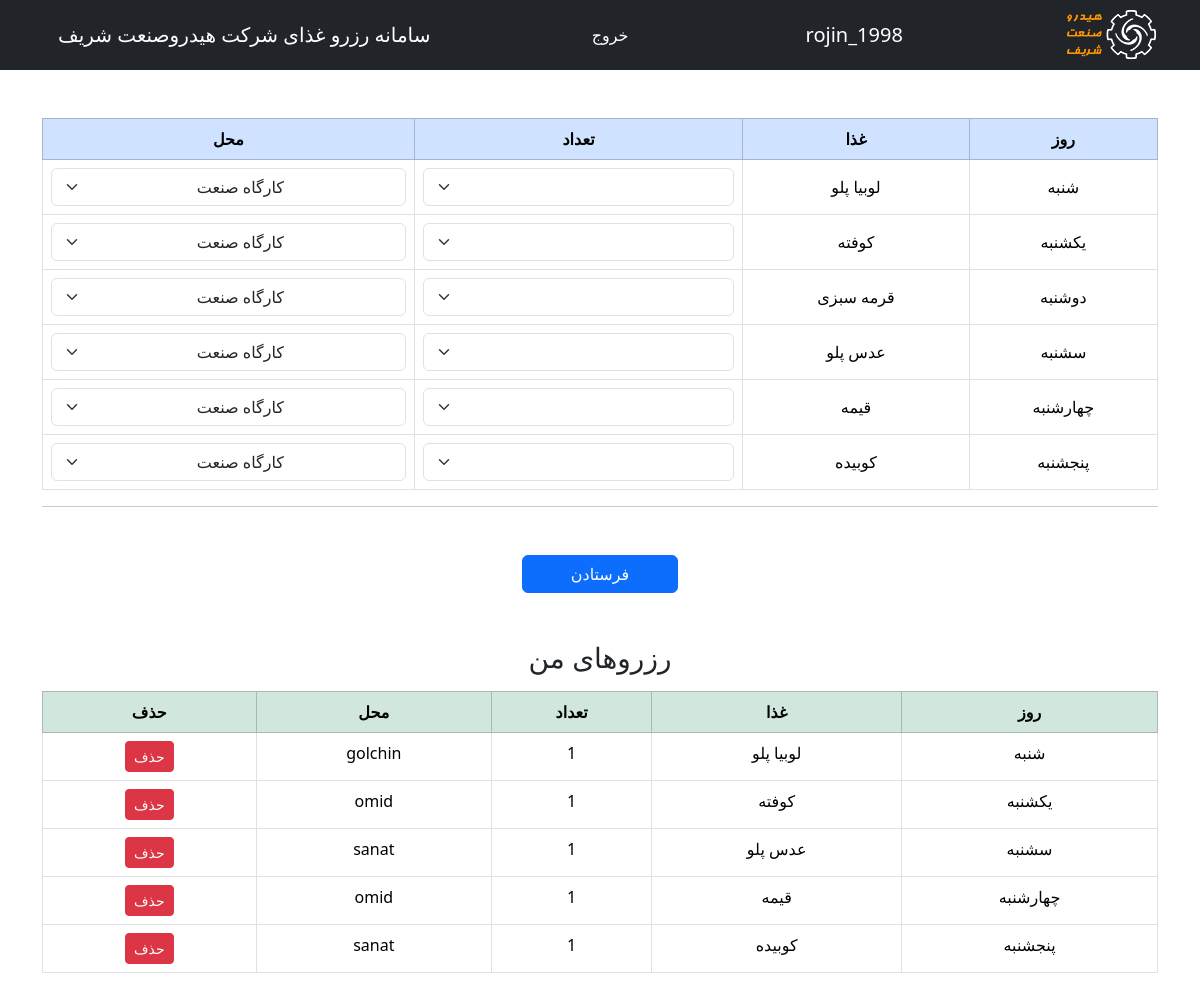
The page /account/reserve/ (signed in) on the database its author committed.
### accounts/models.py (models this page shows, shortened)
class Foodlist(models.Model):
    food=models.CharField(max_length=30)
    day=models.CharField(max_length=20)
    reservedate=models.DateField()

class Reservation(models.Model):
    user=models.ForeignKey(User,on_delete=models.CASCADE)
    day=models.CharField(max_length=30)
    food=models.CharField(max_length=40)
    quantity=models.IntegerField()
    location=models.CharField(max_length=40)
    def __str__(self):
        return f'{self.user}'

### accounts/views.py (the view, shortened to what this page needs)
# urls.py: path('reserve/',views.reserve_view, name='reserve'),
@login_required
def reserve_view(request):
    food_list = Foodlist.objects.all()
    reservations = Reservation.objects.filter(user=request.user)
    print(reservations)
    res_dict = {(r.day, r.food): r for r in reservations}
    print(res_dict)
    return render(
        request,
        'accounts/reserve_view.html',
        {'reservations': reservations ,'food_list': food_list}
    )

### templates/accounts/reserve_view.html (shortened to what this page needs)
{% load humanize %} {% load static %}
<!doctype html>
<html lang="fa" dir="rtl">
  <head>
    <link
      rel="stylesheet"
      href="https://cdn.jsdelivr.net/npm/bootstrap@5.3.3/dist/css/bootstrap.rtl.min.css"
    />
  </head>
  <body>
    <nav class="navbar navbar-dark bg-dark">
      <div class="container">
        <img src="{% static 'images/logo.png' %}" alt="" />
        <div class="navbar-brand">{{user.username}}</div>
        <div class="header_item">
          <a
            href="{% url 'logout' %}"
            style="color: white; text-decoration: none"
            >خروج</a
          >
        </div>
        <span class="navbar-brand">سامانه رزرو غذای شرکت هیدروصنعت شریف</span>
      </div>
    </nav>
    <div class="container mt-5">
      <form method="post">
        <table
          class="table table-bordered table-hover text-center align-middle"
        >
          <thead class="table-primary">
            <th>روز</th>
            <th>غذا</th>
            <th>تعداد</th>
            <th>محل</th>
          </thead>
          <tbody>
            {% for item in food_list %}
            <tr>
              <td>{{item.day}}</td>
              <td>{{item.food}}</td>
              <td>
                <input
                  type="number"
                  name="qty_{{item.id}}"
                  max="1"
                  min="0"
                  id=""
                  class="form-select text-center"
                />
              </td>
              <td>
                <select
                  name="location_{{item.id}}"
                  class="form-select text-center"
                >
                  <option value="sanat">کارگاه صنعت</option>
                </select>
              </td>
            </tr>
            {% endfor %}
          </tbody>
        </table>
        <hr />
        <div class="text-center mt-5">
          <input type="submit" value="فرستادن" class="btn btn-primary px-5" />
        </div>
        <h3 class="text-center mt-5">رزروهای من</h3>
        <table class="table table-bordered text-center mt-3">
          <thead class="table-success">
            <tr>
              <th>روز</th>
              <th>غذا</th>
              <th>تعداد</th>
              <th>محل</th>
              <th>حذف</th>
            </tr>
          </thead>
          <tbody>
            {% for r in reservations %}
            <tr>
              <td>{{ r.day }}</td>
              <td>{{ r.food }}</td>
              <td>{{ r.quantity }}</td>
              <td>{{ r.location }}</td>
              <td>
                <a
                  href="{% url 'delete_reservation' r.id %}"
                  class="btn btn-danger btn-sm"
                  onclick="return confirm('حذف شود؟');"
                >
                  حذف
                </a>
              </td>
            </tr>
            {% empty %}
            <tr>
              <td colspan="4">هیچ رزروی ثبت نشده</td>
            </tr>
            {% endfor %}
          </tbody>
        </table>
      </form>
    </div>
  </body>
</html>

### rows shown on the page
Foodlist: day "شنبه", food "لوبیا پلو", id "کارگاه صنعت"
Foodlist: day "یکشنبه", food "کوفته", id "کارگاه صنعت"
Foodlist: day "دوشنبه", food "قرمه سبزی", id "کارگاه صنعت"
Foodlist: day "سشنبه", food "عدس پلو", id "کارگاه صنعت"
Foodlist: day "چهارشنبه", food "قیمه", id "کارگاه صنعت"
Foodlist: day "پنجشنبه", food "کوبیده", id "کارگاه صنعت"
Reservation: day "شنبه", food "لوبیا پلو", quantity "1", location "golchin"
Reservation: day "یکشنبه", food "کوفته", quantity "1", location "omid"
Reservation: day "سشنبه", food "عدس پلو", quantity "1", location "sanat"
Reservation: day "چهارشنبه", food "قیمه", quantity "1", location "omid"
Reservation: day "پنجشنبه", food "کوبیده", quantity "1", location "sanat"

### other values the page prints
{{ user.username }} "rojin_1998"
